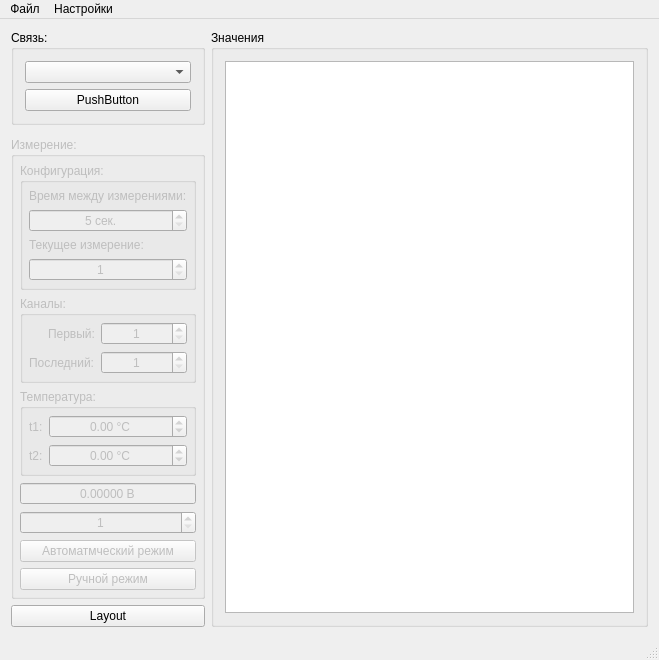
<?xml version="1.0" encoding="UTF-8"?>
<ui version="4.0">
 <class>MainWindow</class>
 <widget class="QMainWindow" name="MainWindow">
  <property name="geometry">
   <rect>
    <x>0</x>
    <y>0</y>
    <width>659</width>
    <height>577</height>
   </rect>
  </property>
  <property name="windowTitle">
   <string>MainWindow</string>
  </property>
  <property name="documentMode">
   <bool>false</bool>
  </property>
  <widget class="QWidget" name="centralWidget">
   <layout class="QGridLayout" name="gridLayout_3">
    <item row="0" column="1" rowspan="5">
     <widget class="QGroupBox" name="GroupBox_Value">
      <property name="title">
       <string>Значения</string>
      </property>
      <layout class="QHBoxLayout" name="horizontalLayout">
       <item>
        <widget class="QTableView" name="tableView"/>
       </item>
      </layout>
     </widget>
    </item>
    <item row="4" column="0">
     <spacer name="verticalSpacer">
      <property name="orientation">
       <enum>Qt::Vertical</enum>
      </property>
      <property name="sizeHint" stdset="0">
       <size>
        <width>20</width>
        <height>40</height>
       </size>
      </property>
     </spacer>
    </item>
    <item row="0" column="0">
     <widget class="QGroupBox" name="groupBox">
      <property name="title">
       <string>Связь:</string>
      </property>
      <layout class="QVBoxLayout" name="verticalLayout">
       <item>
        <widget class="QComboBox" name="cbxPort"/>
       </item>
       <item>
        <widget class="QPushButton" name="pbPing">
         <property name="text">
          <string>PushButton</string>
         </property>
        </widget>
       </item>
      </layout>
     </widget>
    </item>
    <item row="2" column="0">
     <widget class="QGroupBox" name="gbxMeasure">
      <property name="enabled">
       <bool>false</bool>
      </property>
      <property name="title">
       <string>Измерение:</string>
      </property>
      <layout class="QVBoxLayout" name="verticalLayout_3">
       <property name="leftMargin">
        <number>6</number>
       </property>
       <property name="topMargin">
        <number>6</number>
       </property>
       <property name="rightMargin">
        <number>6</number>
       </property>
       <property name="bottomMargin">
        <number>6</number>
       </property>
       <item>
        <widget class="QGroupBox" name="GroupBox_Config">
         <property name="sizePolicy">
          <sizepolicy hsizetype="Fixed" vsizetype="Preferred">
           <horstretch>0</horstretch>
           <verstretch>0</verstretch>
          </sizepolicy>
         </property>
         <property name="title">
          <string>Конфигурация:</string>
         </property>
         <layout class="QVBoxLayout" name="verticalLayout_2">
          <property name="leftMargin">
           <number>6</number>
          </property>
          <property name="topMargin">
           <number>6</number>
          </property>
          <property name="rightMargin">
           <number>6</number>
          </property>
          <property name="bottomMargin">
           <number>6</number>
          </property>
          <item>
           <widget class="QLabel" name="label">
            <property name="text">
             <string>Время между измерениями:</string>
            </property>
           </widget>
          </item>
          <item>
           <widget class="QSpinBox" name="sbxTime">
            <property name="alignment">
             <set>Qt::AlignCenter</set>
            </property>
            <property name="suffix">
             <string> сек.</string>
            </property>
            <property name="minimum">
             <number>5</number>
            </property>
            <property name="maximum">
             <number>60</number>
            </property>
           </widget>
          </item>
          <item>
           <widget class="QLabel" name="label_5">
            <property name="text">
             <string>Текущее измерение:</string>
            </property>
           </widget>
          </item>
          <item>
           <widget class="QSpinBox" name="sbxCurrentMeasure">
            <property name="alignment">
             <set>Qt::AlignCenter</set>
            </property>
            <property name="minimum">
             <number>1</number>
            </property>
            <property name="maximum">
             <number>2</number>
            </property>
           </widget>
          </item>
         </layout>
        </widget>
       </item>
       <item>
        <widget class="QGroupBox" name="groupBox_3">
         <property name="title">
          <string>Каналы:</string>
         </property>
         <layout class="QFormLayout" name="formLayout">
          <property name="labelAlignment">
           <set>Qt::AlignRight|Qt::AlignTrailing|Qt::AlignVCenter</set>
          </property>
          <property name="leftMargin">
           <number>6</number>
          </property>
          <property name="topMargin">
           <number>6</number>
          </property>
          <property name="rightMargin">
           <number>6</number>
          </property>
          <property name="bottomMargin">
           <number>6</number>
          </property>
          <item row="0" column="0">
           <widget class="QLabel" name="label_3">
            <property name="text">
             <string>Первый:</string>
            </property>
           </widget>
          </item>
          <item row="0" column="1">
           <widget class="QSpinBox" name="sbxFirstChanel">
            <property name="alignment">
             <set>Qt::AlignCenter</set>
            </property>
            <property name="minimum">
             <number>1</number>
            </property>
            <property name="maximum">
             <number>64</number>
            </property>
           </widget>
          </item>
          <item row="1" column="0">
           <widget class="QLabel" name="label_4">
            <property name="text">
             <string>Последний:</string>
            </property>
           </widget>
          </item>
          <item row="1" column="1">
           <widget class="QSpinBox" name="sbxLastChanel">
            <property name="alignment">
             <set>Qt::AlignCenter</set>
            </property>
            <property name="minimum">
             <number>1</number>
            </property>
            <property name="maximum">
             <number>64</number>
            </property>
           </widget>
          </item>
         </layout>
        </widget>
       </item>
       <item>
        <widget class="QGroupBox" name="groupBox_2">
         <property name="title">
          <string>Температура:</string>
         </property>
         <layout class="QFormLayout" name="formLayout_2">
          <property name="leftMargin">
           <number>6</number>
          </property>
          <property name="topMargin">
           <number>6</number>
          </property>
          <property name="rightMargin">
           <number>6</number>
          </property>
          <property name="bottomMargin">
           <number>6</number>
          </property>
          <item row="0" column="0">
           <widget class="QLabel" name="t1Label">
            <property name="text">
             <string>t1:</string>
            </property>
           </widget>
          </item>
          <item row="0" column="1">
           <widget class="QDoubleSpinBox" name="dsbxTemp1">
            <property name="alignment">
             <set>Qt::AlignCenter</set>
            </property>
            <property name="suffix">
             <string> °C</string>
            </property>
            <property name="decimals">
             <number>2</number>
            </property>
            <property name="minimum">
             <double>-150.000000000000000</double>
            </property>
            <property name="maximum">
             <double>150.000000000000000</double>
            </property>
            <property name="value">
             <double>0.000000000000000</double>
            </property>
           </widget>
          </item>
          <item row="1" column="0">
           <widget class="QLabel" name="t2Label">
            <property name="text">
             <string>t2:</string>
            </property>
           </widget>
          </item>
          <item row="1" column="1">
           <widget class="QDoubleSpinBox" name="dsbxTemp2">
            <property name="alignment">
             <set>Qt::AlignCenter</set>
            </property>
            <property name="suffix">
             <string> °C</string>
            </property>
            <property name="decimals">
             <number>2</number>
            </property>
            <property name="minimum">
             <double>-150.000000000000000</double>
            </property>
            <property name="maximum">
             <double>150.000000000000000</double>
            </property>
            <property name="value">
             <double>0.000000000000000</double>
            </property>
           </widget>
          </item>
         </layout>
        </widget>
       </item>
       <item>
        <widget class="QDoubleSpinBox" name="dsbxValue">
         <property name="alignment">
          <set>Qt::AlignCenter</set>
         </property>
         <property name="readOnly">
          <bool>true</bool>
         </property>
         <property name="buttonSymbols">
          <enum>QAbstractSpinBox::NoButtons</enum>
         </property>
         <property name="suffix">
          <string> В</string>
         </property>
         <property name="decimals">
          <number>5</number>
         </property>
         <property name="minimum">
          <double>-100.000000000000000</double>
         </property>
         <property name="maximum">
          <double>100.000000000000000</double>
         </property>
        </widget>
       </item>
       <item>
        <widget class="QSpinBox" name="sbxChannel">
         <property name="sizePolicy">
          <sizepolicy hsizetype="Ignored" vsizetype="Maximum">
           <horstretch>0</horstretch>
           <verstretch>0</verstretch>
          </sizepolicy>
         </property>
         <property name="alignment">
          <set>Qt::AlignCenter</set>
         </property>
         <property name="minimum">
          <number>1</number>
         </property>
         <property name="maximum">
          <number>256</number>
         </property>
        </widget>
       </item>
       <item>
        <widget class="QPushButton" name="pbAuto">
         <property name="text">
          <string>Автоматмческий режим</string>
         </property>
         <property name="checkable">
          <bool>true</bool>
         </property>
        </widget>
       </item>
       <item>
        <widget class="QPushButton" name="pbHand">
         <property name="text">
          <string>Ручной режим</string>
         </property>
        </widget>
       </item>
      </layout>
     </widget>
    </item>
    <item row="3" column="0">
     <widget class="QPushButton" name="pbLayout">
      <property name="text">
       <string>Layout</string>
      </property>
     </widget>
    </item>
   </layout>
  </widget>
  <widget class="QMenuBar" name="menuBar">
   <property name="geometry">
    <rect>
     <x>0</x>
     <y>0</y>
     <width>659</width>
     <height>21</height>
    </rect>
   </property>
   <widget class="QMenu" name="menu">
    <property name="title">
     <string>Файл</string>
    </property>
    <addaction name="action_2"/>
   </widget>
   <widget class="QMenu" name="menu_2">
    <property name="title">
     <string>Настройки</string>
    </property>
    <addaction name="action"/>
   </widget>
   <addaction name="menu"/>
   <addaction name="menu_2"/>
  </widget>
  <widget class="QStatusBar" name="statusBar"/>
  <action name="action">
   <property name="text">
    <string>Связь</string>
   </property>
  </action>
  <action name="action_2">
   <property name="text">
    <string>Выход</string>
   </property>
  </action>
 </widget>
 <layoutdefault spacing="6" margin="11"/>
 <resources/>
 <connections>
  <connection>
   <sender>action_2</sender>
   <signal>triggered()</signal>
   <receiver>MainWindow</receiver>
   <slot>close()</slot>
   <hints>
    <hint type="sourcelabel">
     <x>-1</x>
     <y>-1</y>
    </hint>
    <hint type="destinationlabel">
     <x>195</x>
     <y>153</y>
    </hint>
   </hints>
  </connection>
 </connections>
</ui>
